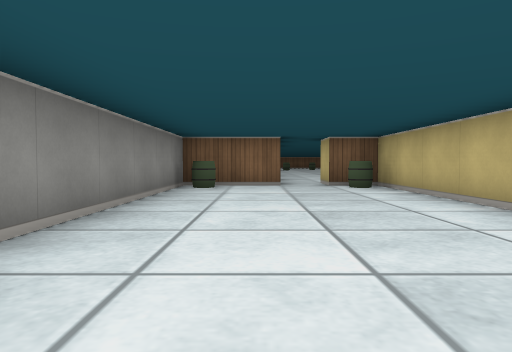
View 1 (above)

19 first-person views from a walk through a cub3D maze. The camera is about half as high as the walls, tilts 2° down and sees 70° across. The floor is counted in squares. Each view is taken from the middle of a square. On the plan, view 1 faces up. The plan holds only what a view shows up to about 9 squares ahead; the rest is blank.

View 2
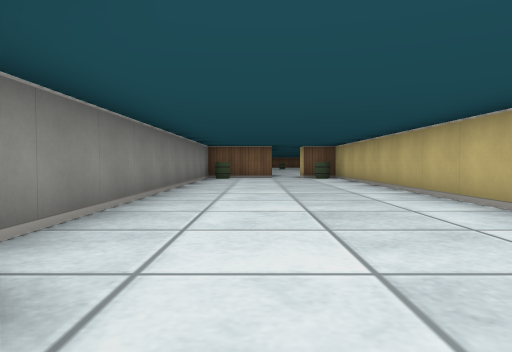

View 3
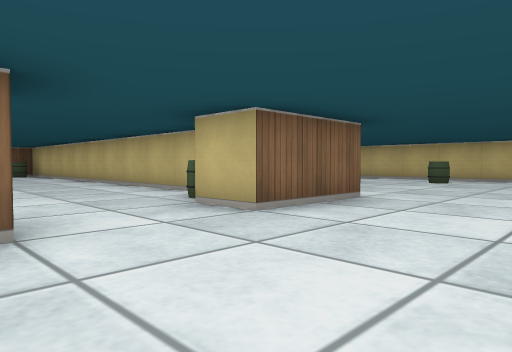

View 4
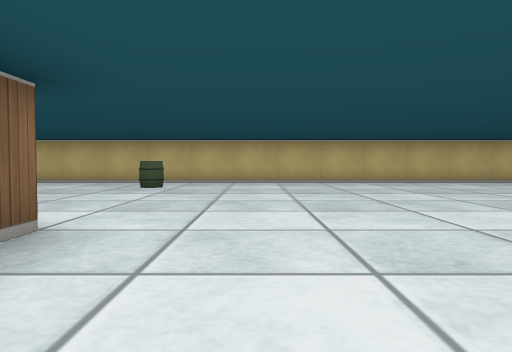

View 5
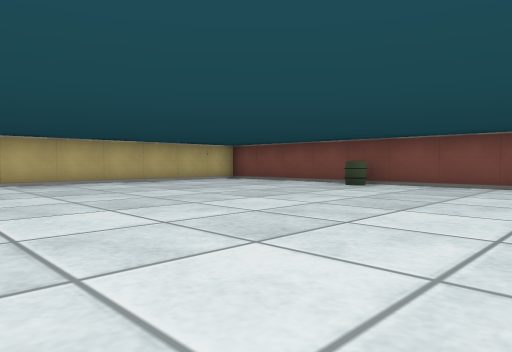

View 6
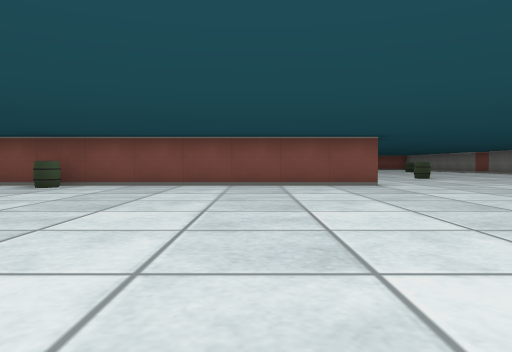

View 7
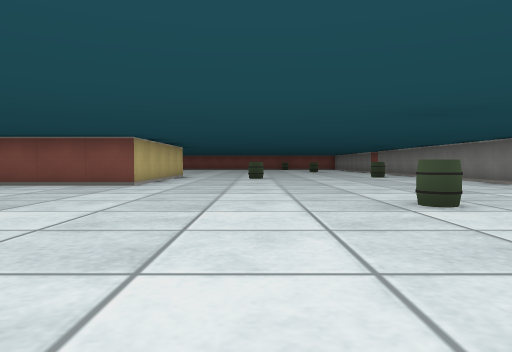

View 8
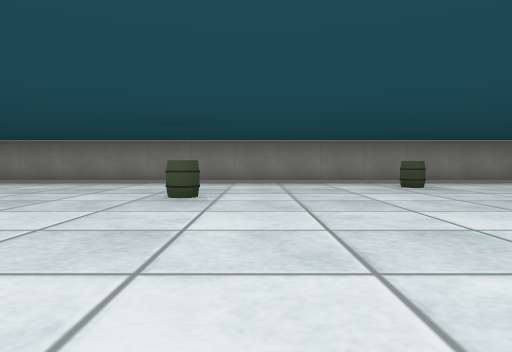

View 9
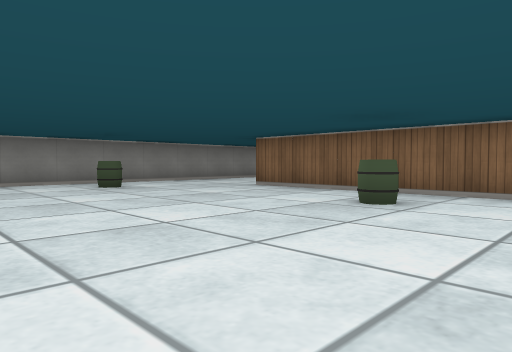

View 10
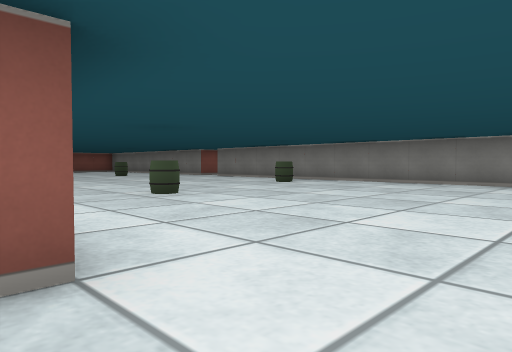

View 11
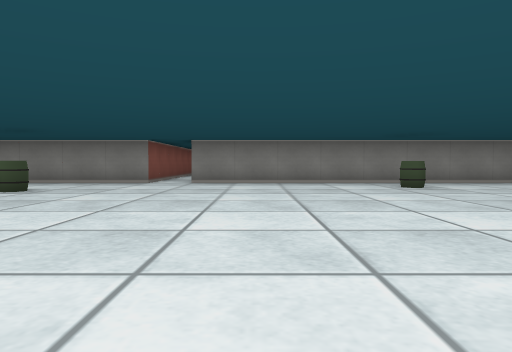

View 12
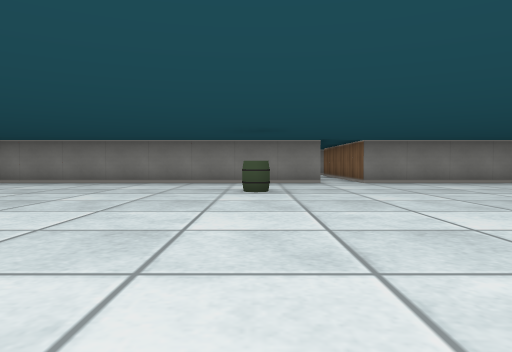

View 13
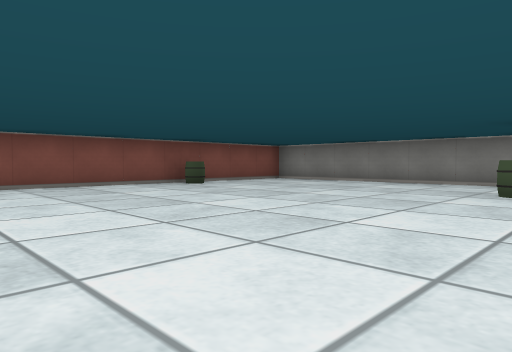

View 14
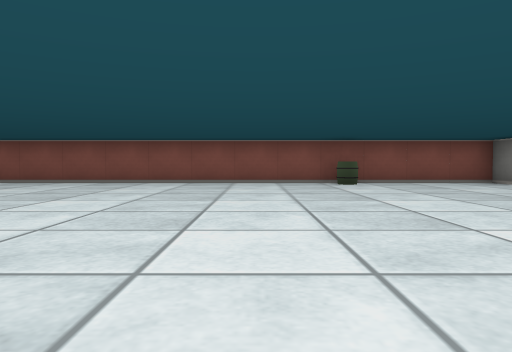

View 15
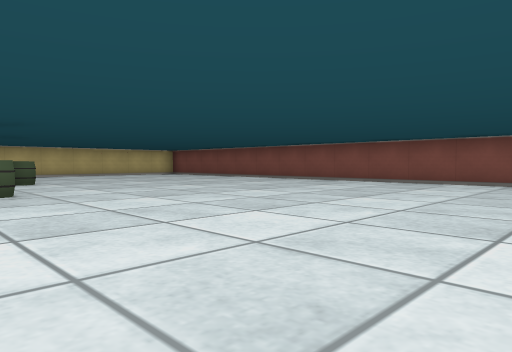

View 16
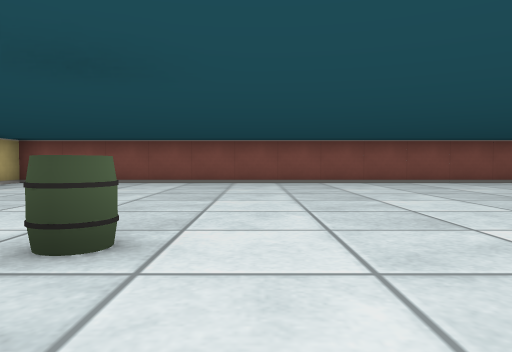

View 17
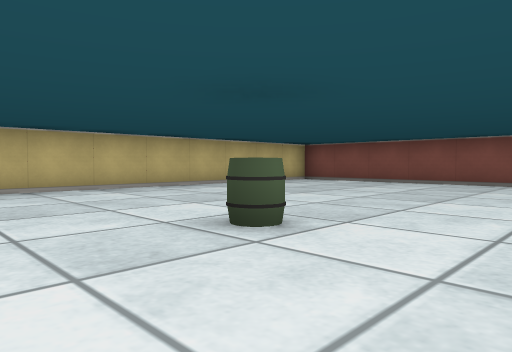

View 18
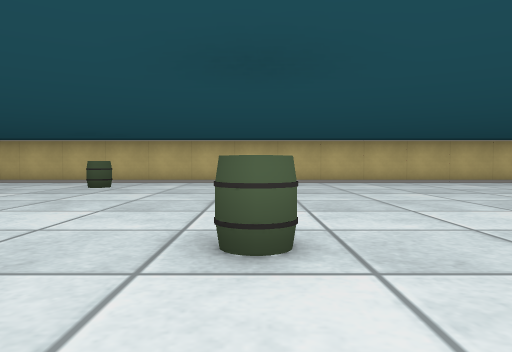

View 19
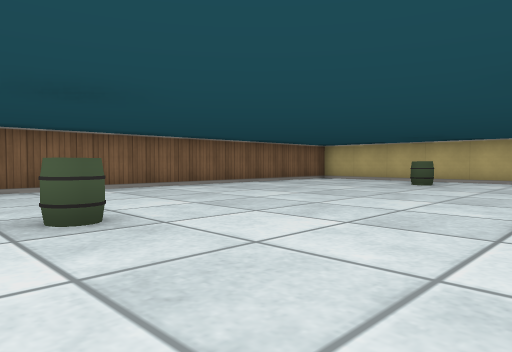

### Floor plan
Points are (right, up) in squares from view 1. A wall is a line through its corners. A room is listed if a view was taken in it or the views show most of it. See-through windows are left out.
Room 1 (view 1)
walls: (2.5, -2.1) (2.5, 7.5) (1.5, 7.5); (0.6, 7.5) (-1.5, 7.5) (-1.5, -1.9)
ways out: opening at (0.5, -4) to room 2; opening at (1, 8)
objects: barrel (-1, 7); barrel (2, -3); barrel (2, 7)
Room 2 (views 2, 3, 4, 5, 6, 7, 8, 9, 10, 11, 12, 13, 14, 15, 16, 17, 18, 19)
walls: (-1.5, -16) (-1.5, -14.5) (6.2, -14.5); (6.2, -15.5) (1.1, -15.5); (9.5, -12) (9.5, -0.9); (-0.4, -4.5) (-6.5, -4.5); (3.6, -4.5) (1.5, -4.5) (1.5, -3.5); (-10, -24.5) (-9.5, -24.5) (-9.5, -32.5) (9.5, -32.5) (9.5, -31.8); (-9.5, -4) (-9.5, -23.5) (-10, -23.5); (9.5, -30.2) (9.5, -16)
ways out: opening at (0.5, -4) to room 1; opening at (-8, -5)
objects: barrel (-8, -19); barrel (-8, -7); barrel (-7, -26); barrel (-6, -32); barrel (-6, -11); barrel (-4, -18); barrel (-3, -6); barrel (1, -19); barrel (2, -25); barrel (3, -22); barrel (5, -26); barrel (5, -14); barrel (8, -19); barrel (8, -4)

Positions as (right, up) in squares from view 1, and headings:
1: (0, 0), facing up
2: (0, -4), facing up
3: (-1, -7), facing up-right
4: (1, -6), facing right
5: (1, -7), facing down-right
6: (1, -7), facing down
7: (-4, -7), facing down
8: (-1, -10), facing left
9: (-1, -10), facing up-left
10: (-1, -13), facing down-left
11: (-1, -22), facing left
12: (-1, -26), facing left
13: (-1, -25), facing down-left
14: (-4, -24), facing down
15: (-4, -24), facing down-right
16: (4, -24), facing down
17: (3, -24), facing down-right
18: (1, -22), facing right
19: (0, -22), facing up-right
